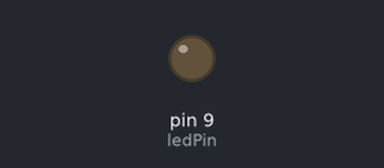
A sketch run on a simulated Arduino Uno, built with avr-gcc and run on an emulated ATmega328P. On the bench: output pins drawn as LEDs (lit = HIGH).

Above: at 0.05 s.
At 2.35 s:
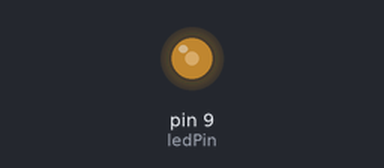
At 4.65 s:
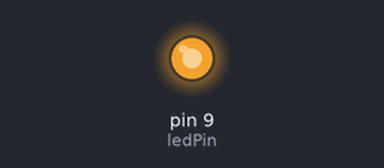
At 9.3 s:
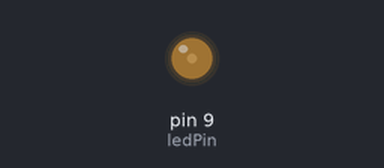
Timing chart, 0 to 13.3 s (numbered marks = the images above):
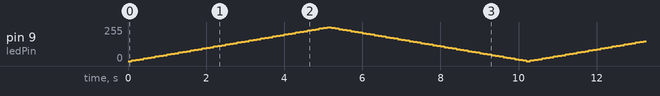

The sketch:

Arduino_CIRC_01.ino
```cpp
#define FADE_IN 0
#define FADE_OUT 1

int ledPin = 9;
int fadeDirection = FADE_IN;
int fadeLevel = 0;

void setup()
{
	pinMode(ledPin, OUTPUT);
}

void loop()
{
	analogWrite(ledPin, fadeLevel);
	delay(100);

	if (fadeDirection == FADE_IN)
	{
		fadeLevel += 5;
		if (fadeLevel >= 255)
		{
			fadeLevel = 255;
			fadeDirection = FADE_OUT;
		}
	}
	else
	{
		fadeLevel -= 5;
		if (fadeLevel <= 0)
		{
			fadeLevel = 0;
			fadeDirection = FADE_IN;
		}
	}
}
```
